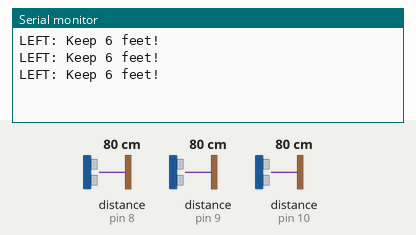
Recording of a sketch running on a simulated Arduino Uno, built with avr-gcc and run on an emulated ATmega328P. Parts: the last lines printed to the serial monitor. Wiring (inferred from the names in the program): 3 × ultrasonic range finder: trigger pin 11, echo pin 8 / trigger pin 12, echo pin 9 / trigger pin 13, echo pin 10. The inputs (shaded band) are chosen by the test bench; at power-on: distance to the obstacle (sensors on pin 10, pin 8, pin 9) 80 cm. The echo pulse lasts 58.3 µs per cm.

Above: at 1.2 s.
1.3 s: distance to the obstacle (sensor on pin 10) set to 250 cm
At 2.12 s:
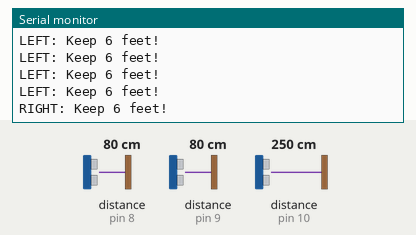
4.0 s: distance to the obstacle (sensor on pin 8) set to 250 cm
At 4.74 s:
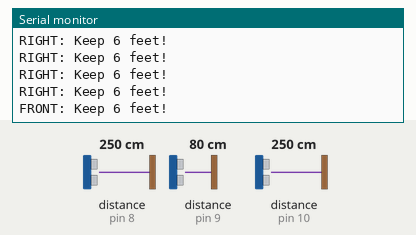
6.6 s: distance to the obstacle (sensor on pin 9) set to 250 cm
At 7.11 s:
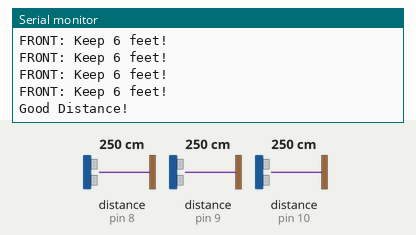
9.0 s: distance to the obstacle (sensor on pin 8) set to 120 cm
At 9.18 s:
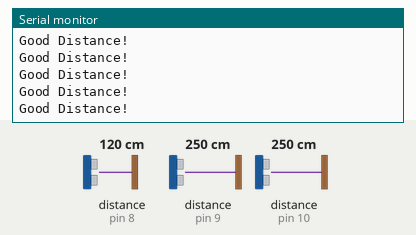

Measured:
- after the input at 1.3 s, the serial monitor: prints a new line after 0.60 s (image 1)
- after the input at 4.0 s, the serial monitor: prints a new line after 0.52 s (image 2)
- after the input at 6.6 s, the serial monitor: prints a new line after 0.28 s (image 3)

The sketch:

code_sim.ino
```cpp
const int LEFT_TRIG = 13;
const int LEFT_ECHO = 10;
const int RIGHT_TRIG = 11;
const int RIGHT_ECHO = 8;
const int FRONT_TRIG = 12;
const int FRONT_ECHO = 9;


void setup()
{
  Serial.begin(9600);
  pinMode(LEFT_TRIG,OUTPUT);
  pinMode(RIGHT_TRIG,OUTPUT);
  pinMode(FRONT_TRIG,OUTPUT);
  pinMode(LEFT_ECHO, INPUT);
  pinMode(RIGHT_ECHO, INPUT);
  pinMode(FRONT_ECHO, INPUT);
}

void loop()
{
  double left_distance, right_distance, front_distance;
  left_distance = ping(LEFT_TRIG, LEFT_ECHO);
  right_distance = ping(RIGHT_TRIG, RIGHT_ECHO);
  front_distance = ping(FRONT_TRIG, FRONT_ECHO);

  if(left_distance < 72)
  {
    Serial.println("LEFT: Keep 6 feet!");
  }
  else if(right_distance < 72)
  {
    Serial.println("RIGHT: Keep 6 feet!");
  }
  else if(front_distance < 72)
  {
    Serial.println("FRONT: Keep 6 feet!");
  }
  else
  {
    Serial.println("Good Distance!");
  }

}

double ping(int TRIG, int ECHO)
{
  	double duration, in;
	digitalWrite(TRIG, LOW);
  	delayMicroseconds(2);
  	digitalWrite(TRIG, HIGH);
    delayMicroseconds(10);
  	digitalWrite(TRIG, LOW);
  	duration = pulseIn(ECHO, HIGH);

  	in = duration / 74 / 2;

  	delay(100);

  	return in;
}
```
